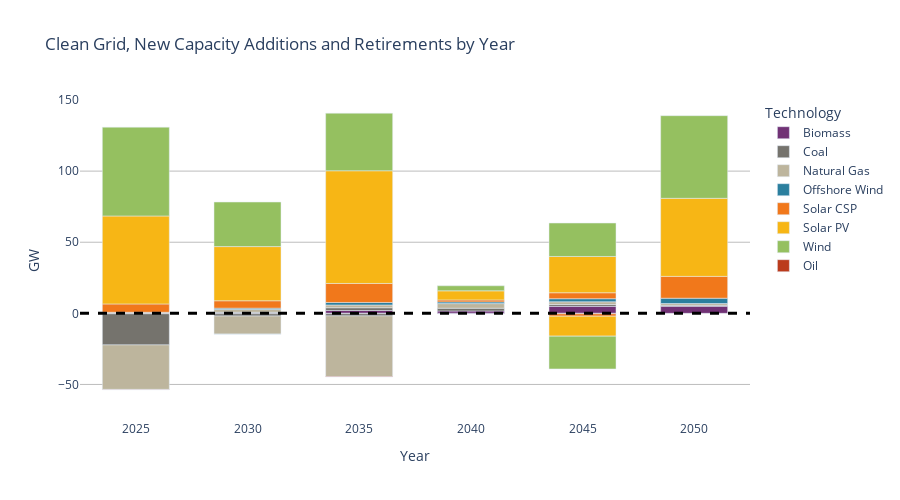

The cell this chart's notebook holds for it:
### Markdown cell above
#### Net Zero

### Code cell
plot_infrastructure_bar(df=df, scenario='net_zero_ira_ccs_climate', title='Clean Grid, New Capacity Additions and Retirements by Year', 
                                 year=year, output_file_name=f'clean_grid_barchart_{year}.png')

### Figure 1 — Plotly figure (JSON) as saved in the notebook; plotly's stock layout.template omitted (floating-point values rounded to 4 significant figures)
{"data": [{"alignmentgroup": "True", "hovertemplate": "Technology=Biomass<br>Year=%{x}<br>GW=%{y}<extra></extra>", "legendgroup": "Biomass", "marker": {"color": "#713275", "pattern": {"shape": ""}}, "name": "Biomass", "offsetgroup": "Biomass", "orientation": "v", "showlegend": true, "textposition": "auto", "type": "bar", "width": 3, "x": [2025, 2030, 2035, 2040, 2045, 2050, 2025, 2030, 2035, 2040, 2045], "xaxis": "x", "y": [0.1, 0.1, 2, 1.65, 4.9, 4.95, -0.3072, -0.3352, -0.2584, -0.3021, -0.2895], "yaxis": "y"}, {"alignmentgroup": "True", "hovertemplate": "Technology=Coal<br>Year=%{x}<br>GW=%{y}<extra></extra>", "legendgroup": "Coal", "marker": {"color": "#75736d", "pattern": {"shape": ""}}, "name": "Coal", "offsetgroup": "Coal", "orientation": "v", "showlegend": true, "textposition": "auto", "type": "bar", "width": 3, "x": [2030, 2035, 2040, 2045, 2050, 2025, 2030, 2035], "xaxis": "x", "y": [0.65, 1.95, 1.95, 1.3, 0.65, -21.9, -1.577, -1.545], "yaxis": "y"}, {"alignmentgroup": "True", "hovertemplate": "Technology=Natural Gas<br>Year=%{x}<br>GW=%{y}<extra></extra>", "legendgroup": "Natural Gas", "marker": {"color": "#bdb59d", "pattern": {"shape": ""}}, "name": "Natural Gas", "offsetgroup": "Natural Gas", "orientation": "v", "showlegend": true, "textposition": "auto", "type": "bar", "width": 3, "x": [2025, 2030, 2035, 2040, 2045, 2050, 2025, 2030, 2035], "xaxis": "x", "y": [0.646, 1.938, 1.938, 3.23, 1.938, 1.292, -31.3, -12.72, -42.63], "yaxis": "y"}, {"alignmentgroup": "True", "hovertemplate": "Technology=Offshore Wind<br>Year=%{x}<br>GW=%{y}<extra></extra>", "legendgroup": "Offshore Wind", "marker": {"color": "#2B7F9E", "pattern": {"shape": ""}}, "name": "Offshore Wind", "offsetgroup": "Offshore Wind", "orientation": "v", "showlegend": true, "textposition": "auto", "type": "bar", "width": 3, "x": [2030, 2035, 2040, 2045, 2050], "xaxis": "x", "y": [0.945, 1.755, 1.2, 2.142, 3.744], "yaxis": "y"}, {"alignmentgroup": "True", "hovertemplate": "Technology=Solar CSP<br>Year=%{x}<br>GW=%{y}<extra></extra>", "legendgroup": "Solar CSP", "marker": {"color": "#f1781b", "pattern": {"shape": ""}}, "name": "Solar CSP", "offsetgroup": "Solar CSP", "orientation": "v", "showlegend": true, "textposition": "auto", "type": "bar", "width": 3, "x": [2025, 2030, 2035, 2040, 2045, 2050, 2045], "xaxis": "x", "y": [5.85, 5.2, 13.35, 1.4, 4.2, 15.35, -1.72], "yaxis": "y"}, {"alignmentgroup": "True", "hovertemplate": "Technology=Solar PV<br>Year=%{x}<br>GW=%{y}<extra></extra>", "legendgroup": "Solar PV", "marker": {"color": "#F7B615", "pattern": {"shape": ""}}, "name": "Solar PV", "offsetgroup": "Solar PV", "orientation": "v", "showlegend": true, "textposition": "auto", "type": "bar", "width": 3, "x": [2025, 2030, 2035, 2040, 2045, 2050, 2045], "xaxis": "x", "y": [61.86, 38.1, 79.26, 6.39, 25.5, 54.9, -14.03], "yaxis": "y"}, {"alignmentgroup": "True", "hovertemplate": "Technology=Wind<br>Year=%{x}<br>GW=%{y}<extra></extra>", "legendgroup": "Wind", "marker": {"color": "#95C060", "pattern": {"shape": ""}}, "name": "Wind", "offsetgroup": "Wind", "orientation": "v", "showlegend": true, "textposition": "auto", "type": "bar", "width": 3, "x": [2025, 2030, 2035, 2040, 2045, 2050, 2045], "xaxis": "x", "y": [62.45, 31.32, 40.47, 3.548, 23.5, 58.09, -23.06], "yaxis": "y"}, {"alignmentgroup": "True", "hovertemplate": "Technology=Oil<br>Year=%{x}<br>GW=%{y}<extra></extra>", "legendgroup": "Oil", "marker": {"color": "#BB3B1C", "pattern": {"shape": ""}}, "name": "Oil", "offsetgroup": "Oil", "orientation": "v", "showlegend": true, "textposition": "auto", "type": "bar", "width": 3, "x": [2025, 2030, 2035], "xaxis": "x", "y": [-0.198, -0.1444, -0.3292], "yaxis": "y"}], "layout": {"barmode": "relative", "height": 500, "legend": {"title": {"text": "Technology"}, "tracegroupgap": 0}, "paper_bgcolor": "white", "plot_bgcolor": "white", "shapes": [{"line": {"color": "black", "dash": "dash", "width": 3}, "type": "line", "x0": 0, "x1": 1, "xref": "x domain", "y0": 0, "y1": 0, "yref": "y"}], "title": {"text": "Clean Grid, New Capacity Additions and Retirements by Year"}, "uniformtext": {"minsize": 18, "mode": "hide"}, "width": 900, "xaxis": {"anchor": "y", "autorange": true, "domain": [0, 1], "range": [2022.0, 2052.0], "tickmode": "array", "ticktext": ["2025", "2030", "2035", "2040", "2045", "2050"], "tickvals": [2025, 2030, 2035, 2040, 2045, 2050], "title": {"text": "Year"}, "type": "linear"}, "yaxis": {"anchor": "x", "domain": [0, 1], "gridcolor": "#bdbdbd", "range": [-75, 150], "showgrid": true, "title": {"text": "GW"}, "type": "linear"}}}
